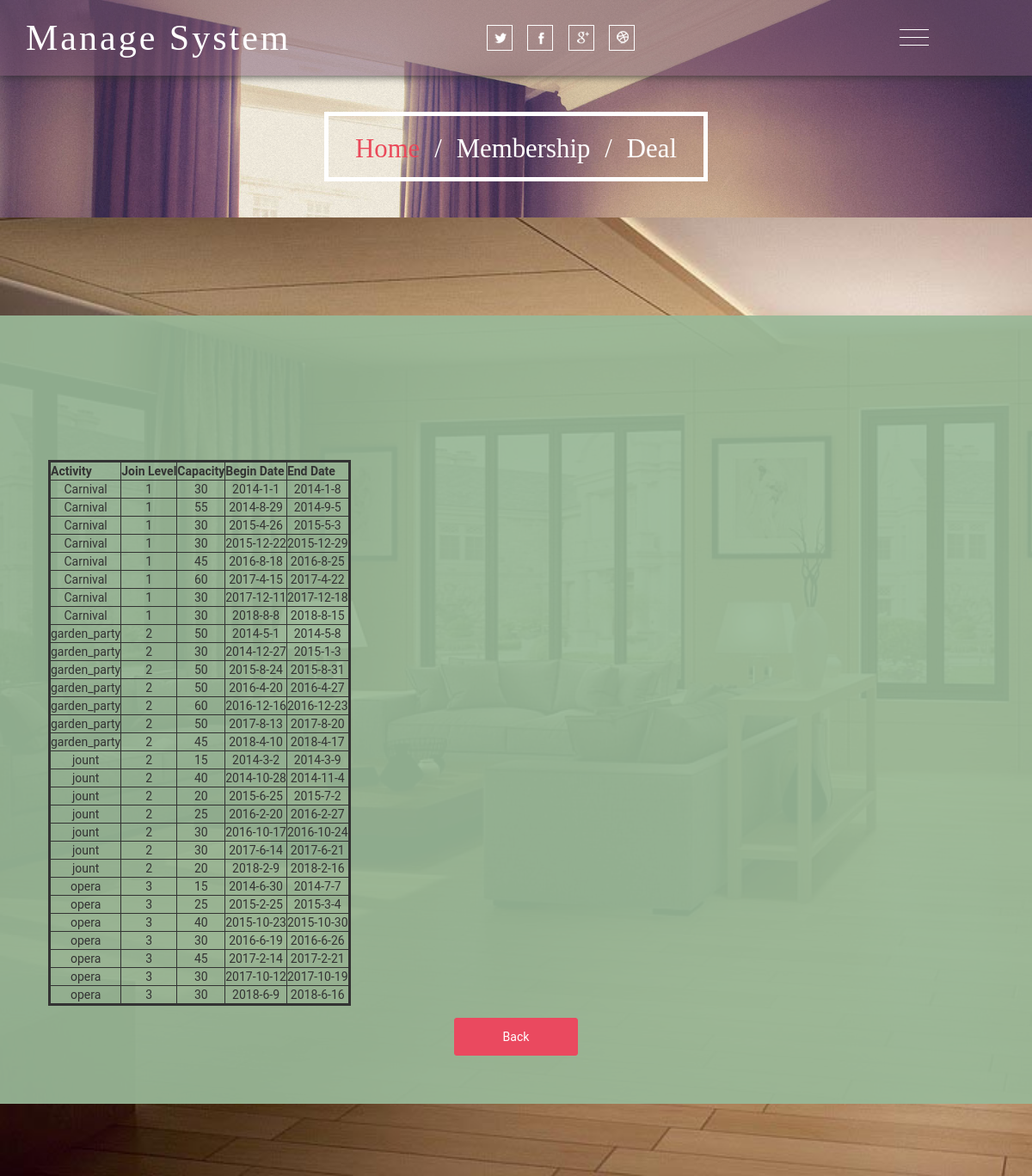
The app's page /membership with its own data.
### database_table.py (models this page shows)
class Deal(db.Model):
    __tablename__ = 'Deal'
    activity = db.Column(db.String(30))
    joinLevel = db.Column(db.String(10))
    capacity = db.Column(db.SmallInteger)
    beginDate = db.Column(db.SmallInteger)
    endDate = db.Column(db.SmallInteger)
    dealNo = db.Column(db.SmallInteger, primary_key = True)

### database_table.py (the view)
@app.route('/membership')
def membership():
    sqlite_file = os.path.join(basedir, 'hotel_manager.sqlite')
    conn = sqlite3.connect(sqlite_file)
    cursor = conn.cursor()
    cursor.execute('select * from Deal')
    data = cursor.fetchall()
    conn.close()
    return render_template('membership.html', items = data)

### templates/membership.html (shortened to what this page needs)
<!DOCTYPE html>
<html>
<head>
<link href="{{url_for('static', filename='css/bootstrap.css')}}" type="text/css" rel="stylesheet" media="all">
<link href="{{url_for('static', filename='css/style.css')}}" type="text/css" rel="stylesheet" media="all">
<link href="{{url_for('static', filename='css/menu.css')}}" rel="stylesheet" type="text/css" media="all" />
</head>
<body>
	<div class="banner about-banner">
		<div class="header">
			<div class="container">
				<div class="logo">
					<h1><a href="/">Manage <span>System</span></a></h1>
				</div>
				<div class="social-icons">
					<ul>
						<li><a href="#"> </a></li>
						<li><a href="#" class="fb"> </a></li>
						<li><a href="#" class="in"> </a></li>
						<li><a href="#" class="dott"> </a></li>
					</ul>
				</div>
				<div class="menu">
					<section class="main">
						<div class="open-overlay"> <span class="bar-top"></span> <span class="bar-middle"></span> <span class="bar-bottom"></span> </div>
					</section>
				</div>
				<div class="clearfix"> </div>
			</div>
		</div>
		<div class="banner-text about-banner-text">
			<div class="container">
				<h2><a href="/">Home</a><span> / </span>Membership<span> / </span>Deal</h2>
			</div>
		</div>
	</div>
    <div class="address">
    <div class="address-grid"style="width:100%;margin-top: 30px">
    </div>
    <div class="address-grid"style="width:100%;margin-top:0px;text-align:center">
    <table style = "border:3px solid; padding:5px;" rules="all" cellpadding='5'>
        <thead>
        <tr>
            <th>Activity</th>
            <th>Join Level</th>
            <th>Capacity</th>
            <th>Begin Date</th>
            <th>End Date</th>
        </tr>
        </thead>
        <tbody>
            {% for item in items %}
            <tr>
                {% if item[0] != "activity" %}
                <td>{{item[0]}}</td>
                {% endif %}
                {% if item[1] != "joinLevel" %}
                <td>{{item[1]}}</td>
                {% endif %}
                {% if item[2] != "capacity" %}
                <td>{{item[2]}}</td>
                {% endif %}
                {% if item[3] != "beginDate" %}
                <td>{{item[3]}}</td>
                {% endif %}
                {% if item[4] != "endDate" %}
                <td>{{item[4]}}</td>
                {% endif %}
            </tr>
            {% endfor %}
        </tbody>
    </table>
    <input type = "submit" value="Back" onclick="window.location.href='/customer'">
    </div>
    </div>
</body>
</html>

### static/css/style.css (style rules this page uses)
body { margin:0; font-family: 'Roboto', sans-serif; background: #fff; }
body a { transition: 0.5s all; -webkit-transition: 0.5s all; -moz-transition: 0.5s all; -o-transition: 0.5s all; -ms-transition: 0.5s all; text-decoration:none; }
h1,h2,h3,h4,h5,h6 { margin:0; }
ul,label { margin:0; padding:0; }
.banner { background-image: url("../images/overlay.png"),url(../images/a.jpg); background-repeat: repeat, no-repeat; background-size: 4%, cover; font-weight: 300; background-position:center 0px; }
.header { padding: 1.5em 0; background: rgba(122, 86, 113, 0.51); -webkit-box-shadow: 0px 0px 10px #2D2D2D; -moz-box-shadow: 0px 0px 10px #2D2D2D; box-shadow: 0px 0px 10px #2D2D2D; position: relative; }
.logo,.social-icons { float: left; width:47%; }
.logo h1 { font-size: 3em; color: #fff; letter-spacing: 5px; font-family: 'Great Vibes', cursive; }
.logo h1 a { color: #fff; }
.social-icons ul { display: block; padding: 0; margin-top: 0.6em; line-height: 0; }
.social-icons ul li { display:inline-block; }
.social-icons ul li a { background: url(../images/social-icons.png) no-repeat 2px 1px; display: block; height: 30px; width: 30px; margin-right: 1em; -webkit-transition: .5s all; transition: .5s all; -moz-transition: .5s all; border: 1px solid #fff; }
.social-icons ul li a.fb { background-position:2px -31px; }
.social-icons ul li a.in { background-position: 3px -64px; }
.social-icons ul li a.dott { background-position: 2px -97px; }
.banner-text { padding: 12em 0; text-align: center; }
.banner-text h2 { font-size: 3em; color: #fff; border: 5px solid #fff; display: inline-block; padding: .7em 1em .6em; font-family: 'Great Vibes', cursive; }
.banner-text.about-banner-text { padding: 3em 0; }
.banner-text.about-banner-text h2 { font-size: 2.5em; padding: .7em 1em .5em; }
.banner-text.about-banner-text h2 a { color: #EA495A; }
.banner-text.about-banner-text h2 span { margin: 0 0.3em; }
.address { background: url(../images/slid.jpg)no-repeat fixed; background-size: cover; padding: 7em 0; }
.address-grid { background-color: rgba(153, 185, 152, 0.93); padding: 4em; }
.address input[type="submit"] { border: none; outline: none; color: #fff; padding: .8em 4em; font-size: 1em; margin: 1em 0 0 0; -webkit-appearance: none; background: #EA495F; border: solid 1px #EA495F; border-radius: 3px; -webkit-border-radius: 3px; -moz-border-radius: 3px; transition: 0.5s all; -webkit-transition: 0.5s all; -o-transition: 0.5s all; -moz-transition: 0.5s all; -ms-transition: 0.5s all; font-family: 'Roboto', sans-serif; }
@media (max-width:1366px) { .banner-text { padding: 11em 0; } }
@media (max-width:1280px) { .logo h1 { letter-spacing: 3px; } }
@media (max-width:1280px) { .address { padding: 6em 0; } }
@media (max-width:1280px) { .banner-text.about-banner-text h2 { font-size: 2.2em; } }

### static/css/menu.css (style rules this page uses)
.open-overlay { position: absolute; right: 12%; top: 30%; z-index: 100; width: 34px; display: block; cursor: pointer; }
.open-overlay span { display: block; height: 1px; background-color: #fff; cursor: pointer; margin-top: 8px; }
@media (max-width:1280px) { .open-overlay { right: 10%; } }

### records on screen
Deal: activity "Carnival", joinLevel "1", capacity "30", beginDate "2014-1-1", endDate "2014-1-8"
Deal: activity "Carnival", joinLevel "1", capacity "55", beginDate "2014-8-29", endDate "2014-9-5"
Deal: activity "Carnival", joinLevel "1", capacity "30", beginDate "2015-4-26", endDate "2015-5-3"
Deal: activity "Carnival", joinLevel "1", capacity "30", beginDate "2015-12-22", endDate "2015-12-29"
Deal: activity "Carnival", joinLevel "1", capacity "45", beginDate "2016-8-18", endDate "2016-8-25"
Deal: activity "Carnival", joinLevel "1", capacity "60", beginDate "2017-4-15", endDate "2017-4-22"
Deal: activity "Carnival", joinLevel "1", capacity "30", beginDate "2017-12-11", endDate "2017-12-18"
Deal: activity "Carnival", joinLevel "1", capacity "30", beginDate "2018-8-8", endDate "2018-8-15"
Deal: activity "garden_party", joinLevel "2", capacity "50", beginDate "2014-5-1", endDate "2014-5-8"
Deal: activity "garden_party", joinLevel "2", capacity "30", beginDate "2014-12-27", endDate "2015-1-3"
Deal: activity "garden_party", joinLevel "2", capacity "50", beginDate "2015-8-24", endDate "2015-8-31"
Deal: activity "garden_party", joinLevel "2", capacity "50", beginDate "2016-4-20", endDate "2016-4-27"
Deal: activity "garden_party", joinLevel "2", capacity "60", beginDate "2016-12-16", endDate "2016-12-23"
Deal: activity "garden_party", joinLevel "2", capacity "50", beginDate "2017-8-13", endDate "2017-8-20"
Deal: activity "garden_party", joinLevel "2", capacity "45", beginDate "2018-4-10", endDate "2018-4-17"
Deal: activity "jount", joinLevel "2", capacity "15", beginDate "2014-3-2", endDate "2014-3-9"
Deal: activity "jount", joinLevel "2", capacity "40", beginDate "2014-10-28", endDate "2014-11-4"
Deal: activity "jount", joinLevel "2", capacity "20", beginDate "2015-6-25", endDate "2015-7-2"
Deal: activity "jount", joinLevel "2", capacity "25", beginDate "2016-2-20", endDate "2016-2-27"
Deal: activity "jount", joinLevel "2", capacity "30", beginDate "2016-10-17", endDate "2016-10-24"
Deal: activity "jount", joinLevel "2", capacity "30", beginDate "2017-6-14", endDate "2017-6-21"
Deal: activity "jount", joinLevel "2", capacity "20", beginDate "2018-2-9", endDate "2018-2-16"
Deal: activity "opera", joinLevel "3", capacity "15", beginDate "2014-6-30", endDate "2014-7-7"
Deal: activity "opera", joinLevel "3", capacity "25", beginDate "2015-2-25", endDate "2015-3-4"
Deal: activity "opera", joinLevel "3", capacity "40", beginDate "2015-10-23", endDate "2015-10-30"
Deal: activity "opera", joinLevel "3", capacity "30", beginDate "2016-6-19", endDate "2016-6-26"
Deal: activity "opera", joinLevel "3", capacity "45", beginDate "2017-2-14", endDate "2017-2-21"
Deal: activity "opera", joinLevel "3", capacity "30", beginDate "2017-10-12", endDate "2017-10-19"
Deal: activity "opera", joinLevel "3", capacity "30", beginDate "2018-6-9", endDate "2018-6-16"
